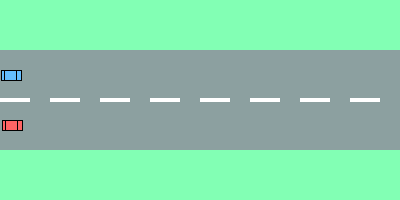
Frame 1 (no input)
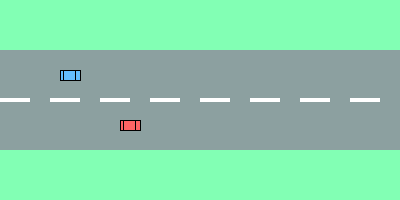
Frame 60 (the mouse pressed at the canvas centre just before this capture)
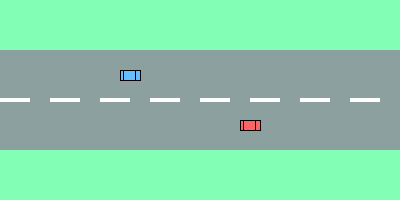
Frame 120 (the mouse held since frame 60 and released just before this capture)

The Processing sketch that drew these frames (run headless with seeded random() and noise(); from frame 60 on, the mouse is pressed at the canvas centre):

// Processing sketch: processing_103504
// ── processing_103504.pde

// Example: Two Car objects, modified from Daniel Shiffman sample code
Car myCar1;
Car myCar2; // Two objects!

void setup() {
  size(400,200);
  // Parameters go inside the parentheses when the object is constructed.
  myCar1 = new Car(color(255,100,100),0,120,2); 
  myCar2 = new Car(color(100,190,255),0,70,1);
}

void draw() {
  background(255);
  drawRoad();
  
  myCar1.drive();
  myCar1.display();
  myCar2.drive();
  myCar2.display();
}

void drawRoad() {
 noStroke();
  fill(130,255,180); 
 rect(0,0,width,height);
 fill(140,160,160);
 rect(0,50,width,100);
 fill(255);
 rect(0,98,30,4);
 rect(50,98,30,4);
 rect(100,98,30,4);
 rect(150,98,30,4);
 rect(200,98,30,4);
 rect(250,98,30,4);
 rect(300,98,30,4);
 rect(350,98,30,4);
}

// Even though there are multiple objects, we still only need one class. 
// No matter how many cookies we make, only one cookie cutter is needed.
class Car { 
  color c;
  float xpos;
  float ypos;
  float xspeed;

  // The Constructor is defined with arguments.
  Car(color tempC, float tempXpos, float tempYpos, float tempXspeed) { 
    c = tempC;
    xpos = tempXpos;
    ypos = tempYpos;
    xspeed = tempXspeed;
  }

  void display() {
    stroke(0);
    fill(c);
    rect(xpos,ypos,20,10);
    rect(xpos+3,ypos,12,10);
  }

  void drive() {
    xpos = xpos + xspeed;
    if (xpos > width) {
      xpos = 0;
    }
  }
}
